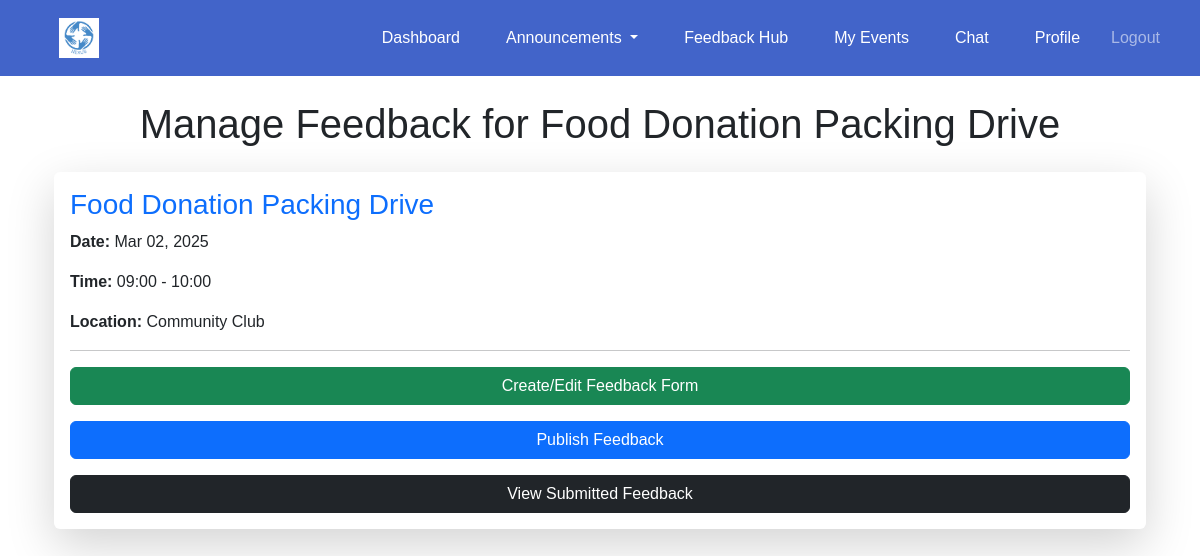
Screenshot of /events/feedback/event/3/ (signed in) with the database file from the repository.
### events/models.py (models this page shows, shortened)
class Event(models.Model):
    CATEGORY_CHOICES = [
        ('education', 'Education'),
        ('social development', 'Social Development'),
        ('senior citizen', 'Senior Citizen'),
    ]
    organisation = models.ForeignKey(settings.AUTH_USER_MODEL, on_delete=models.CASCADE)
    name = models.CharField(max_length=255)
    description = models.TextField()
    date = models.DateTimeField()
    start_time = models.TimeField(default=time(9, 0))  # Default: 09:00 AM
    end_time = models.TimeField(default=time(17, 0))  # Default: 05:00 PM
    location = models.CharField(max_length=255)
    volunteers_needed = models.PositiveIntegerField()
    roles_responsibilities = models.TextField()
    category = models.CharField(max_length=50, choices=CATEGORY_CHOICES, blank=False, default='Education')

### events/views.py (the view)
# urls.py: path('feedback/event/<int:event_id>/', views.feedback_event_page, name='feedback_event_page'),
@login_required
def feedback_event_page(request, event_id):
    event = get_object_or_404(Event, id=event_id, organisation=request.user)
    return render(request, "events/feedback_event.html", {"event": event})

### events/templates/events/feedback_event.html (shortened to what this page needs)
{% extends "base.html" %}
{% block content %}
<div class="container mt-4">
    <h1 class="mb-4 text-center">Manage Feedback for {{ event.name }}</h1>
    <div class="card shadow-lg border-0">
        <div class="card-body">
            <h3 class="card-title text-primary">{{ event.name }}</h3>
            <p class="card-text"><strong>Date:</strong> {{ event.date|date:"M d, Y" }}</p>
            <p class="card-text"><strong>Time:</strong> {{ event.start_time|time:"H:i" }} - {{ event.end_time|time:"H:i" }}</p>
            <p class="card-text"><strong>Location:</strong> {{ event.location }}</p>
            <hr>
            <div class="d-grid gap-3">
                <a href="{% url 'events:create_feedback_form' event.id %}" class="btn btn-success">
                     Create/Edit Feedback Form
                </a>
                {% if event.feedback_form %}
                    <a href="{% url 'events:publish_feedback' event.id %}" class="btn btn-primary">
                         Publish Feedback
                    </a>
                {% else %}
                    <button class="btn btn-secondary" disabled>
                        <i class="fas fa-bullhorn"></i> Publish Feedback (No Form)
                    </button>
                {% endif %}
                <a href="{% url 'events:view_feedback' event.id %}" class="btn btn-dark">
                     View Submitted Feedback
                </a>
            </div>
        </div>
    </div>
</div>
{% endblock %}

### templates/base.html (style rules this page uses)
body { margin: 0; font-family: Arial, sans-serif; }

### rows the page displays
Event: name "Food Donation Packing Drive", date "Mar 02, 2025", start_time "09:00", end_time "10:00", location "Community Club"
